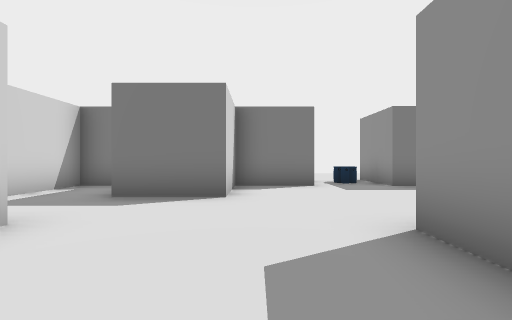
[1] (above)

17 first-person views from a walk through a 3-D level made in the Unity game engine. The camera is 1.3 m above the floor, looks level and sees 90° across. The floor is counted in squares, 2 m on a side. Each view is taken from the middle of a square. On the plan, view 1 faces up. The plan holds only what a view shows up to about 9 squares ahead; the rest is blank. The place goes on beyond the plan. The player character is not drawn.

[2]
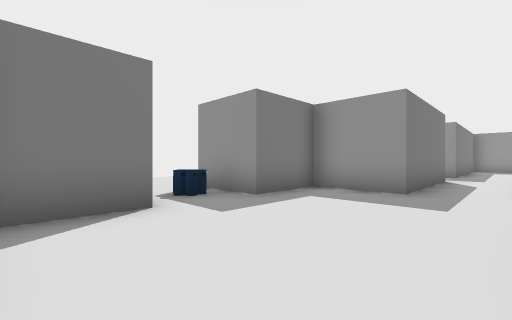

[3]
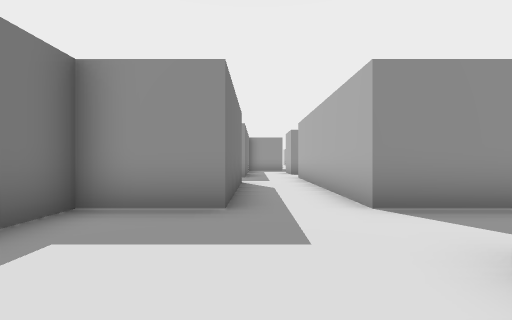

[4]
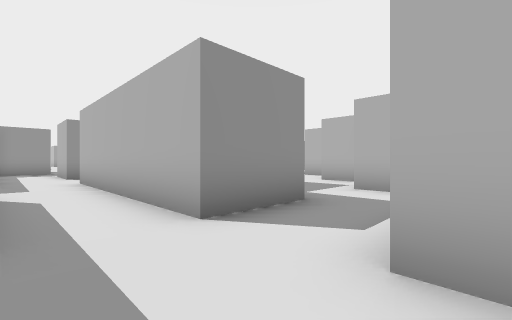

[5]
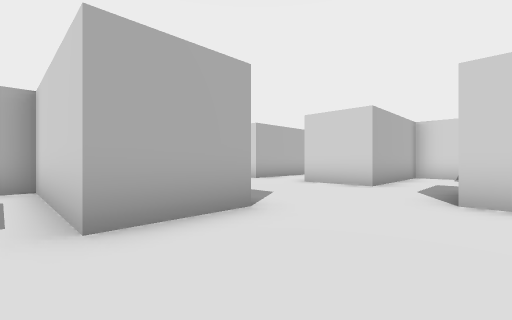

[6]
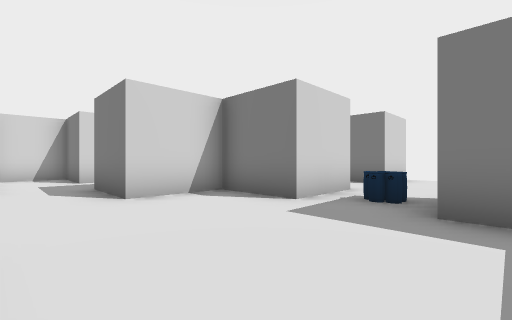

[7]
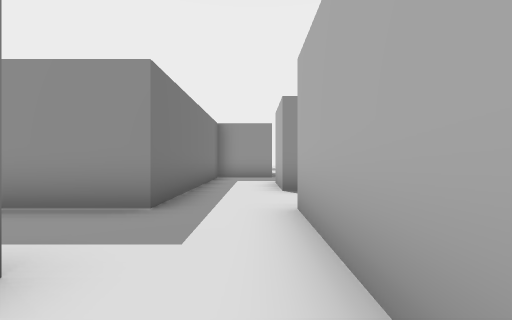

[8]
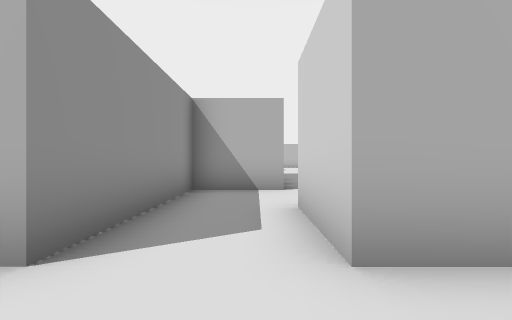

[9]
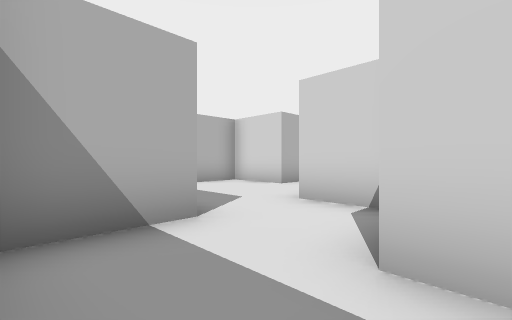

[10]
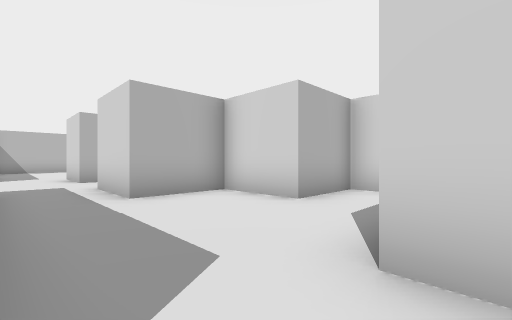

[11]
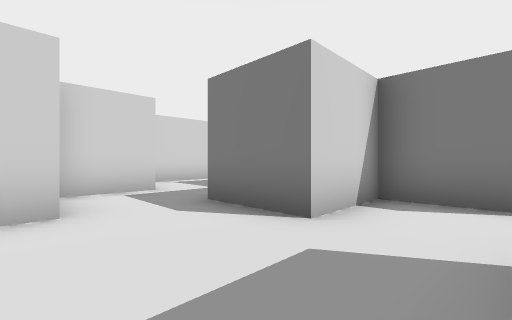

[12]
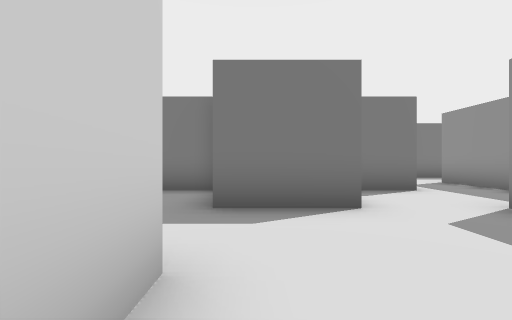

[13]
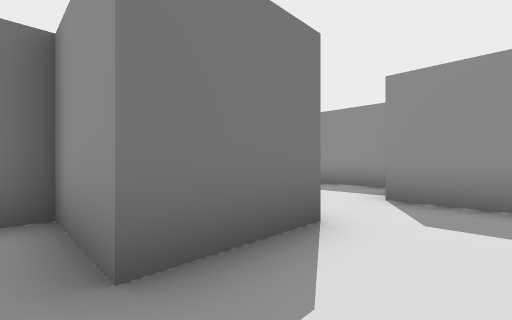

[14]
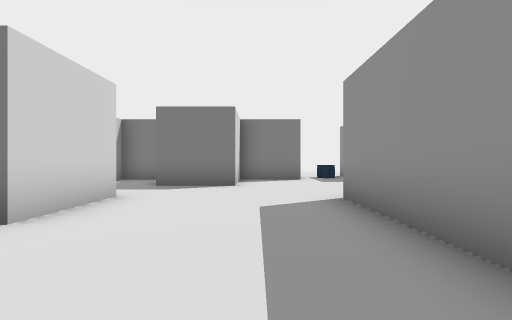

[15]
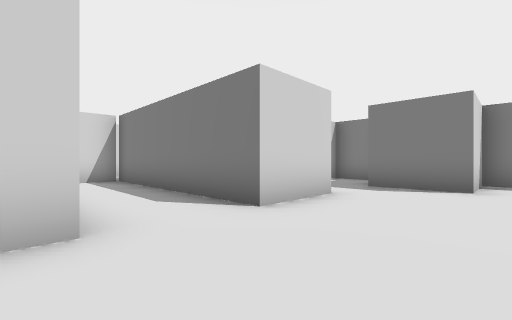

[16]
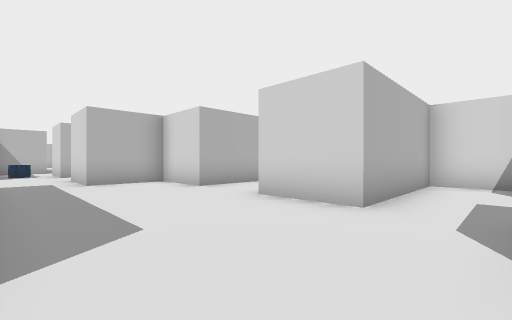

[17]
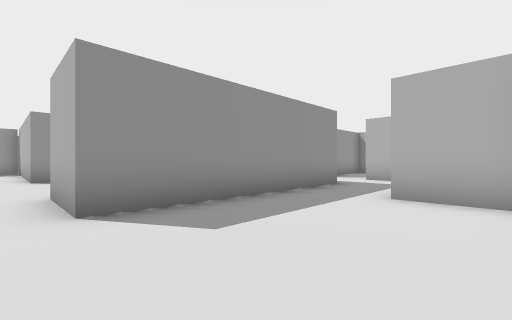

### Floor plan
Ten units are one square. View 1 is at (0, 0); x grows to the right and y downward. Boxes are objects, and circles mark ways between rooms. Rooms are numbered by the first view taken in them; rooms with no view inside come last. Other rooms are left out.
<svg viewBox="-70 -130 220 200">
<path fill="none" stroke="#000" d="M54 -4 54 -24 114 -24 114 -6M15 5 15 -24 35 -24 35 -4M15 -85 15 -65 -5 -65 -5 -45 -26 -45M95 -45 54 -45 54 -65 34 -65 34 -85M-32 -65 -44 -65 -44 -45 -65 -45 -65 -24 -25 -24 -25 -6M-25 16 -25 35 -5 35M134 -4 134 -24 145 -24M145 -45 114 -45 114 -65M114 30 114 16 134 16 134 -4M114 -6 94 -6 94 16 74 16 74 -6 60 -6M35 -4 35 16 55 16 55 35 75 35 75 55 94 55M15 -125 15 -105 5 -105M80 -64 95 -64M114 -65 114 -104 134 -104"/>
<rect x="15" y="-75" width="10" height="10" fill="#bbb"><title>barrel</title></rect>
<rect x="15" y="-85" width="10" height="10" fill="#bbb"><title>other object</title></rect>
<rect x="25" y="-75" width="10" height="10" fill="#bbb"><title>barrel</title></rect>
<circle cx="125" cy="-15" r="3" fill="#2a7"/>
<circle cx="45" cy="-15" r="3" fill="#2a7"/>
<circle cx="105" cy="-55" r="3" fill="#2a7"/>
<circle cx="25" cy="-75" r="3" fill="#2a7"/>
<text x="30" y="-30">1</text>
<text x="90" y="20">2</text>
<text x="50" y="-100">3</text>
</svg>
Room 1 opens to room 2. Room 1 opens to room 3.

Where each view was taken, in squares from view 1:
view 1: 0 up, 0 right, facing up
view 2: 3 up, 0 right, facing up-right
view 3: 4 up, 2 right, facing right
view 4: 4 up, 3 right, facing down-right
view 5: 5 up, 4 right, facing down-left
view 6: 3 up, 4 right, facing up-left
view 7: 3 up, 8 right, facing right
view 8: 4 up, 12 right, facing down
view 9: 1 up, 13 right, facing down-left
view 10: 1 down, 11 right, facing down-left
view 11: 4 down, 11 right, facing up-left
view 12: 5 down, 8 right, facing up
view 13: 3 down, 7 right, facing up-right
view 14: 2 down, 0 right, facing up
view 15: 2 down, 0 right, facing up-left
view 16: 4 up, 1 right, facing down-left
view 17: 11 up, 8 right, facing down-right
